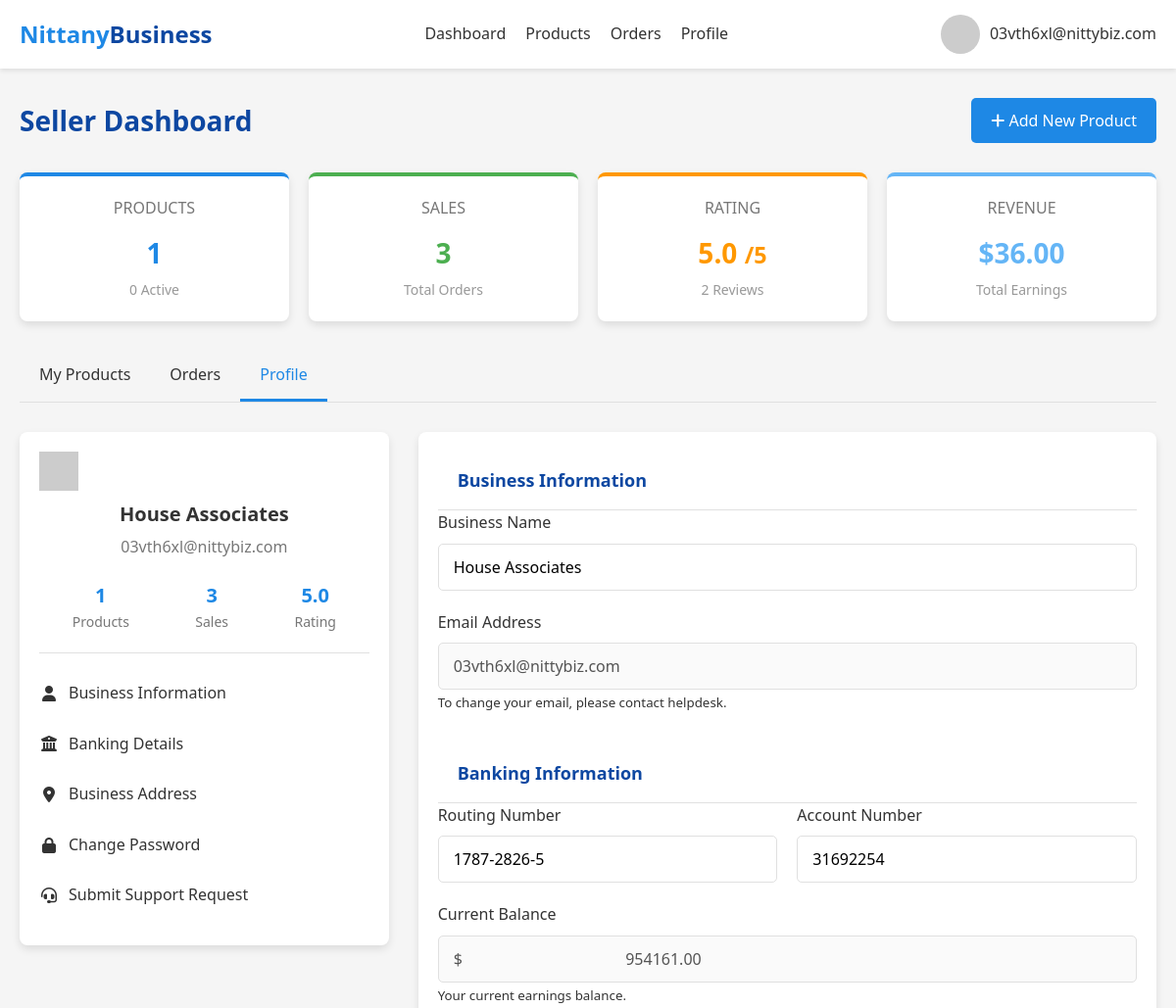
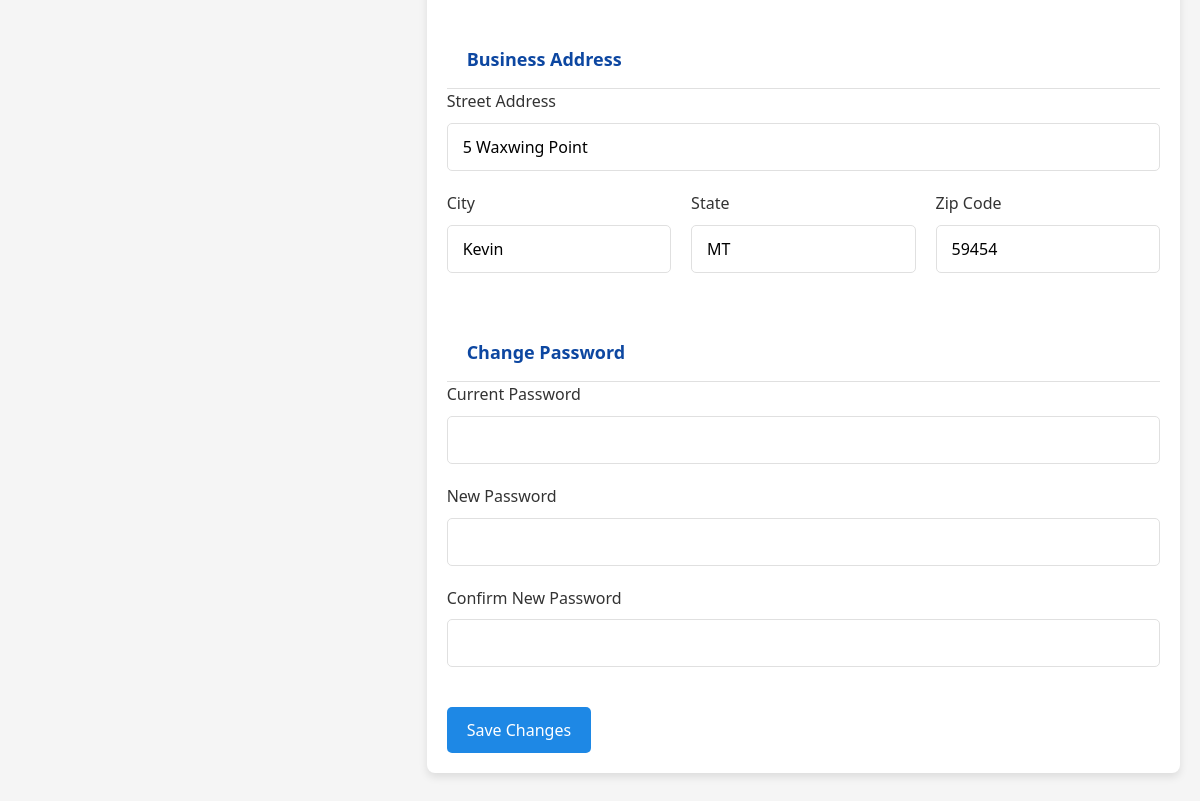
The page /seller_dashboard?tab=profile (signed in) on the database its author committed (2 pictures, top to bottom).
### tables this page shows
CREATE TABLE Sellers (
    email TEXT PRIMARY KEY,
    business_name TEXT,
    business_address_id INTEGER,
    bank_routing_number TEXT,
    bank_account_number TEXT,
    balance REAL DEFAULT 0,
    FOREIGN KEY (email) REFERENCES Users(email),
    FOREIGN KEY (business_address_id) REFERENCES Address(address_ID)
);

CREATE TABLE "Address" (
    address_ID TEXT PRIMARY KEY,
    zipcode TEXT NOT NULL,
    street_num INTEGER NOT NULL,
    street_name TEXT NOT NULL
);

CREATE TABLE Zipcode_Info (
    zipcode TEXT PRIMARY KEY,
    city TEXT NOT NULL,
    state TEXT NOT NULL
);

### app.py (the view)
@app.route('/seller_dashboard')
def seller_dashboard():
    if 'user_email' not in session:
        return redirect(url_for('login'))
    if session['user_type'] != 'seller':
        return redirect(url_for('dashboard'))
    conn = get_db_connection()
    seller = conn.execute(
        'SELECT * FROM Sellers WHERE email = ?',
        (session['user_email'],)
    ).fetchone()
    address = None
    if seller and seller['business_address_id']:
        address = conn.execute(
            '''SELECT a.*, z.city, z.state
               FROM Address a
               JOIN Zipcode_Info z ON a.zipcode = z.zipcode
               WHERE a.address_id = ?''',
            (seller['business_address_id'],)
        ).fetchone()
    products = conn.execute(
        '''SELECT * FROM Product_Listings
           WHERE Seller_Email = ?
           ORDER BY Listing_ID DESC''',
        (session['user_email'],)
    ).fetchall()
    product_count = len(products)
    active_product_count = sum(1 for p in products if p['Status'] == 1)
    orders = conn.execute(
        '''SELECT o.*, pl.Product_Title, pl.Product_Description, pl.Product_Price, b.email as buyer_email
           FROM Orders o
           JOIN Product_Listings pl ON o.Listing_ID = pl.Listing_ID
           JOIN Buyer b ON o.Buyer_Email = b.email
           WHERE o.Seller_Email = ?
           ORDER BY o.Date DESC''',
        (session['user_email'],)
    ).fetchall()
    order_count = len(orders)
    total_revenue = sum(float(o['Product_Price']) * int(o['Quantity']) for o in orders)
    avg_rating_result = conn.execute(
        '''SELECT AVG(r.Rating) as avg_rating, COUNT(r.Rating) as review_count
           FROM Reviews r
           JOIN Orders o ON r.Order_ID = o.Order_ID
           WHERE o.Seller_Email = ?''',
        (session['user_email'],)
    ).fetchone()
    avg_rating = avg_rating_result['avg_rating'] if avg_rating_result and avg_rating_result['avg_rating'] is not None else None
    review_count = avg_rating_result['review_count'] if avg_rating_result else 0
    categories = conn.execute(
        'SELECT category_name FROM Categories ORDER BY category_name'
    ).fetchall()
    conn.close()
    active_tab = request.args.get('tab', 'products')
    return render_template(
        'seller_dashboard.html',
        user_email=session['user_email'],
        user_type=session['user_type'],
        seller=seller,
        address=address,
        products=products,
        orders=orders,
        categories=categories,
        product_count=product_count,
        active_product_count=active_product_count,
        order_count=order_count,
        total_revenue=total_revenue,
        avg_rating=avg_rating,
        review_count=review_count,
        active_tab=active_tab
    )

### app.py (called while the page is built)
def get_db_connection():
    conn = sqlite3.connect(app.config['DATABASE'])
    conn.row_factory = sqlite3.Row
    return conn

### templates/seller_dashboard.html (shortened to what this page needs)
<!DOCTYPE html>
<html lang="en">
<head>
    <link rel="stylesheet" href="https://cdnjs.cloudflare.com/ajax/libs/font-awesome/6.4.0/css/all.min.css">
</head>
<body>
    <header>
        <div class="container">
            <nav class="navbar">
                <a href="/" class="logo">Nittany<span>Business</span></a>
                <div class="nav-links">
                    <a href="/seller_dashboard">Dashboard</a>
                    <a href="/seller_dashboard?tab=products">Products</a>
                    <a href="/seller_dashboard?tab=orders">Orders</a>
                    <a href="/seller_dashboard?tab=profile">Profile</a>
                </div>
                <div class="user-menu">
                    <img src="/static/images/user-default.jpg" alt="User Avatar"
                        onerror="this.onerror=null;this.src='https://placehold.co/40x40/0d47a1/ffffff?text=User';">
                    <span>{{ user_email }}</span>
                </div>
            </nav>
        </div>
    </header>
    <main>
        <div class="container">
            <div class="dashboard-header">
                <h1>Seller Dashboard</h1>
                <button class="btn btn-primary add-product-btn" onclick="openAddProductModal()">
                    <i class="fas fa-plus"></i> Add New Product
                </button>
            </div>
            <div class="summary-grid">
                <div class="summary-card products">
                    <div class="title">PRODUCTS</div>
                    <div class="value">{{ product_count }}</div>
                    <div class="subtitle">{{ active_product_count }} Active</div>
                </div>
                <div class="summary-card sales">
                    <div class="title">SALES</div>
                    <div class="value">{{ order_count }}</div>
                    <div class="subtitle">Total Orders</div>
                </div>
                <div class="summary-card rating">
                    <div class="title">RATING</div>
                    <div class="value">
                        {{ "%.1f"|format(avg_rating) if avg_rating else "N/A" }}
                        {% if avg_rating %}
                        <small>/5</small>
                        {% endif %}
                    </div>
                    <div class="subtitle">{{ review_count }} Reviews</div>
                </div>
                <div class="summary-card revenue">
                    <div class="title">REVENUE</div>
                    <div class="value">${{ "%.2f"|format(total_revenue) }}</div>
                    <div class="subtitle">Total Earnings</div>
                </div>
            </div>
            <div class="tabs">
                <div class="tab {% if active_tab == 'products' %}active{% endif %}" data-tab="products">My Products
                </div>
                <div class="tab {% if active_tab == 'orders' %}active{% endif %}" data-tab="orders">Orders</div>
                <div class="tab {% if active_tab == 'profile' %}active{% endif %}" data-tab="profile">Profile</div>
            </div>
            <div class="tab-content {% if active_tab == 'profile' %}active{% endif %}" id="profile-content">
                <div class="profile-section">
                    <div class="profile-sidebar">
                        <img src="/static/images/user-default.jpg" alt="User Avatar"
                            onerror="this.onerror=null;this.src='https://placehold.co/40x40/0d47a1/ffffff?text=User';">
                        <h3 class="profile-name">
                            {% if seller and seller.business_name %}
                            {{ seller.business_name }}
                            {% else %}
                            {{ user_email.split('@')[0]|title }}
                            {% endif %}
                        </h3>
                        <p class="profile-email">{{ user_email }}</p>
                        <div class="profile-stats">
                            <div class="stat-item">
                                <div class="stat-value">{{ product_count }}</div>
                                <div class="stat-label">Products</div>
                            </div>
                            <div class="stat-item">
                                <div class="stat-value">{{ order_count }}</div>
                                <div class="stat-label">Sales</div>
                            </div>
                            <div class="stat-item">
                                <div class="stat-value">
                                    {{ "%.1f"|format(avg_rating) if avg_rating else "N/A" }}
                                </div>
                                <div class="stat-label">Rating</div>
                            </div>
                        </div>
                        <ul class="profile-links">
                            <li><a href="#personal-info"><i class="fas fa-user"></i> Business Information</a></li>
                            <li><a href="#banking-info"><i class="fas fa-university"></i> Banking Details</a></li>
                            <li><a href="#address-info"><i class="fas fa-map-marker-alt"></i> Business Address</a></li>
                            <li><a href="#password-change"><i class="fas fa-lock"></i> Change Password</a></li>
                            <li><a href="{{ url_for('submit_request') }}"><i class="fas fa-headset"></i> Submit Support
                                    Request</a></li>
                        </ul>
                    </div>
                    <div class="profile-content">
                        <form action="/update_seller_profile" method="POST">
                            <div id="personal-info">
                                <div class="card-header">
                                    <h2>Business Information</h2>
                                </div>
                                <div class="form-group">
                                    <label for="business_name">Business Name</label>
                                    <input type="text" id="business_name" name="business_name" class="form-control"
                                        value="{{ seller.business_name if seller else '' }}">
                                </div>
                                <div class="form-group">
                                    <label for="email">Email Address</label>
                                    <input type="email" id="email" class="form-control" value="{{ user_email }}"
                                        disabled>
                                    <small>To change your email, please contact helpdesk.</small>
                                </div>
                            </div>
                            <div id="banking-info" style="margin-top: 30px;">
                                <div class="card-header">
                                    <h2>Banking Information</h2>
                                </div>
                                <div class="form-row">
                                    <div class="form-col">
                                        <div class="form-group">
                                            <label for="bank_routing_number">Routing Number</label>
                                            <input type="text" id="bank_routing_number" name="bank_routing_number"
                                                class="form-control"
                                                value="{{ seller.bank_routing_number if seller else '' }}">
                                        </div>
                                    </div>
                                    <div class="form-col">
                                        <div class="form-group">
                                            <label for="bank_account_number">Account Number</label>
                                            <input type="text" id="bank_account_number" name="bank_account_number"
                                                class="form-control"
                                                value="{{ seller.bank_account_number if seller else '' }}">
                                        </div>
                                    </div>
                                </div>
                                <div class="form-group">
                                    <label for="balance">Current Balance</label>
                                    <input type="text" id="balance" class="form-control" value="${{ "
                                        %.2f"|format(seller.balance) if seller else '0.00' }}" disabled>
                                    <small>Your current earnings balance.</small>
                                </div>
                            </div>
                            <div id="address-info" style="margin-top: 30px;">
                                <div class="card-header">
                                    <h2>Business Address</h2>
                                </div>
                                {% if address %}
                                <div class="form-group">
                                    <label for="street">Street Address</label>
                                    <input type="text" id="street" name="street" class="form-control"
                                        value="{{ address.street_num }} {{ address.street_name }}">
                                </div>
                                <div class="form-row">
                                    <div class="form-col">
                                        <div class="form-group">
                                            <label for="city">City</label>
                                            <input type="text" id="city" name="city" class="form-control"
                                                value="{{ address.city }}">
                                        </div>
                                    </div>
                                    <div class="form-col">
                                        <div class="form-group">
                                            <label for="state">State</label>
                                            <input type="text" id="state" name="state" class="form-control"
                                                value="{{ address.state }}">
                                        </div>
                                    </div>
                                    <div class="form-col">
                                        <div class="form-group">
                                            <label for="zipcode">Zip Code</label>
                                            <input type="text" id="zipcode" name="zipcode" class="form-control"
                                                value="{{ address.zipcode }}">
                                        </div>
                                    </div>
                                </div>
                                {% endif %}
                            </div>
                            <div id="password-change" style="margin-top: 30px;">
                                <div class="card-header">
                                    <h2>Change Password</h2>
                                </div>
                                <div class="form-group">
                                    <label for="current_password">Current Password</label>
                                    <input type="password" id="current_password" name="current_password"
                                        class="form-control">
                                </div>
                                <div class="form-group">
                                    <label for="new_password">New Password</label>
                                    <input type="password" id="new_password" name="new_password" class="form-control">
                                </div>
                                <div class="form-group">
                                    <label for="confirm_password">Confirm New Password</label>
                                    <input type="password" id="confirm_password" name="confirm_password"
                                        class="form-control">
                                </div>
                            </div>
                            <button type="submit" class="btn btn-primary" style="margin-top: 20px;">Save
                                Changes</button>
                        </form>
                    </div>
                </div>
            </div>
        </div>
    </main>
</body>
</html>

### rows shown on the page
Sellers: business_name "House Associates", bank_routing_number "1787-2826-5", bank_account_number "31692254", balance "$ 954161.00"
Address: street "5 Waxwing Point", zipcode "59454"
Zipcode_Info: city "Kevin", state "MT"

### other values the page prints
{{ user_email }} "03vth6xl@nittybiz.com"
{{ product_count }} "1"
{{ active_product_count }} "0"
{{ order_count }} "3"
{{ "%.1f"|format(avg_rating) if avg_rating else "N/A" }} "5.0"
{{ review_count }} "2"
{{ "%.2f"|format(total_revenue) }} "36.00"
